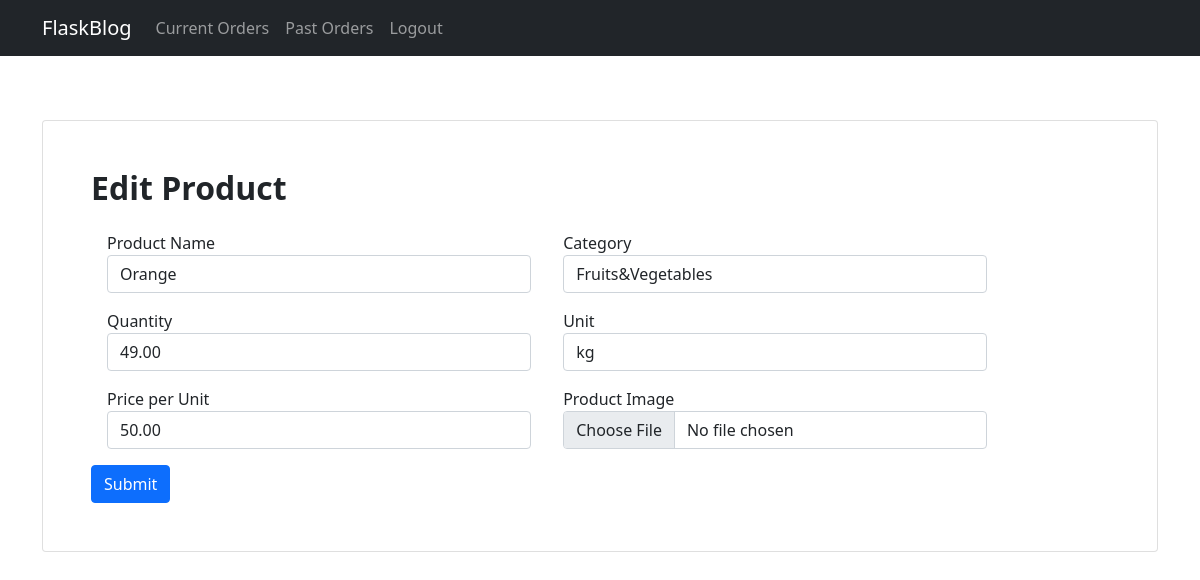
/product/2/edit (signed in), run on an earlier commit of the app's database.
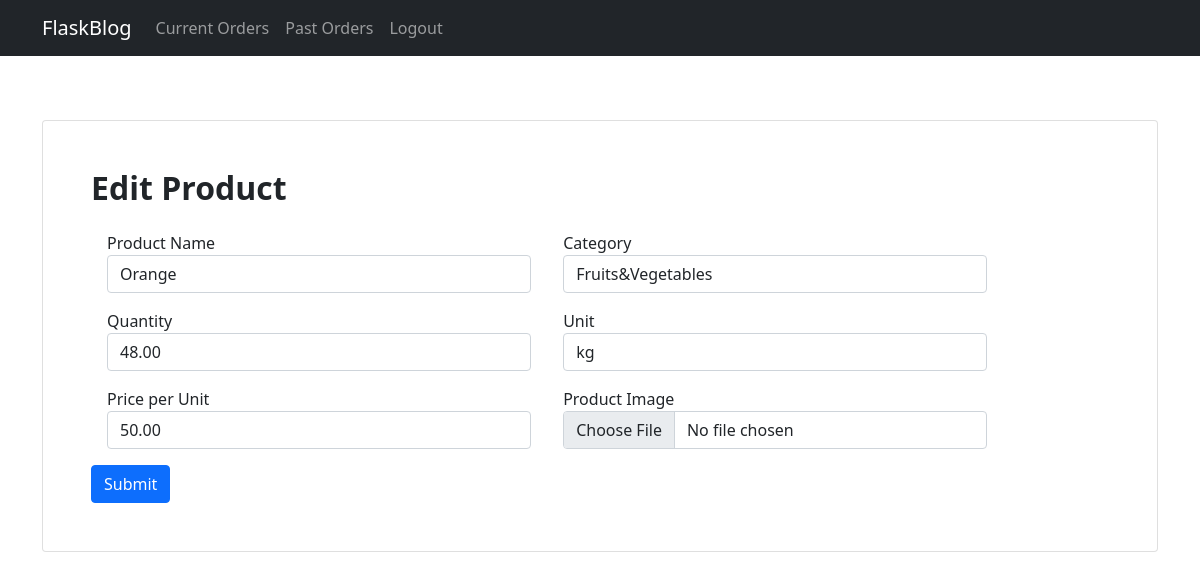
And on a later commit of the database.
### application/models.py (models this page shows)
class Products(db.Model):
    __tablename__ = 'products'
    id = db.Column(db.Integer, primary_key=True, autoincrement=True)
    name = db.Column(db.String(255), nullable=False)
    vendor = db.Column(db.Integer, db.ForeignKey('vendors.id'), nullable=False)
    image = db.Column(db.String(255), nullable=False)
    category = db.Column(db.String(255), nullable=False)
    price = db.Column(db.Numeric(10,2), nullable=False)
    qty = db.Column(db.Numeric(10,2), nullable=False)
    unit = db.Column(db.String(255), nullable=False)

### application/controllers.py (the view)
@app.route('/product/<int:id>/edit',methods=['GET','POST'])
@vendor_login_required
def edit_product(id):
    product = Products.query.filter_by(id=id).first()
    if product.vendor!= session['id']:
        flash('Unauthorized Access','danger')
        return redirect(url_for('login'))
    if request.method == 'POST':
        product.name = request.form['product_name']
        product.category = request.form['category']
        product.qty = request.form['qty']
        unit = request.form['unit']
        if unit=="None" and float(product.qty)!=float(product.qty)//1:
            flash("Unit Required for Fractional Quantity",'danger')
            return redirect(url_for('edit_product',id=id))
        if unit == "None":
            product.unit = ' '
        else:
            product.unit = unit
        product.price = request.form['price']
        product.vendor = session['id']
        image = request.files.get('image')
        if utils.not_allowed_file(image.filename):
            flash("invalid file type", "danger")
            return redirect(url_for('edit_product',id=id))
        if image.filename:
            path = os.path.join(app.config['UPLOAD_FOLDER'], product.image)
            os.remove(path)
            image.save(path)
        db.session.commit()
        flash('Product Edited','success')
        return redirect(url_for('vendor_home'))
    else:
        return render_template('edit_product.html',product=product)

### application/controllers.py (called while the page is built)
def vendor_login_required(f):
    @wraps(f)
    def wrap(*args, **kwargs):
        if 'type' in session and session['type'] == 'Vendor' and 'status' in session:
            return f(*args, **kwargs)
        else:
            flash('Unauthorized Access','danger')
            return redirect(url_for('login'))
    return wrap

### templates/edit_product.html (shortened to what this page needs)
{% extends 'base_vendor.html' %}
{% block content %}
<div class="container py-5">
    <div class="card">
        <div class="card-body p-5">
            <h2 class="fw-bold mb-4">Edit Product</h2>
            <form method='POST' enctype="multipart/form-data">
                <div class="d-flex flex-row align-items-center flex-wrap">
                    <div class="col-md-5 mb-3 mx-3">
                        <label>Product Name</label>
                        <input type="text" class="form-control" placeholder="Product Name" name="product_name" value={{product.name}} required>
                    </div>
                    <div class="col-md-5 mb-3 mx-3">
                        <label>Category</label>
                        <select class="custom-select form-control" name="category" required>
                            {% if product.category == "Fruits&Vegetables"%}
                            <option value="Fruits&Vegetables" selected>Fruits&Vegetables</option>
                            {% elif product.category == "Diary Items"%}
                            <option value="Other">Other</option>
                            <option value="Fruits&Vegetables">Fruits&Vegetables</option>
                            <option value="Diary Items" selected>Diary Items</option>
                            {% else%}
                            <option value="Other" selected>Other</option>
                            <option value="Fruits&Vegetables">Fruits&Vegetables</option>
                            <option value="Diary Items">Diary Items</option>
                            {%endif%}
                        </select>
                    </div>
                </div>
                <div class="d-flex flex-row align-items-center flex-wrap">
                    <div class="col-md-5 mb-3 mx-3">
                        <label>Quantity</label>
                        <input type="number" step=0.01 min=0 class="form-control" placeholder="Quantity" name="qty" value={{product.qty}}  required>
                    </div>
                    <div class="col-md-5 mb-3 mx-3">
                        <label>Unit</label>
                        <select class="custom-select form-control" name="unit"required>
                            {%if product.unit=="kg"%}
                            <option value="kg" selected>kg</option>
                            {%elif product.unit=="g"%}
                            <option value="None">Nos</option>
                            <option value="kg">kg</option>
                            <option value="g" selected>g</option>
                            <option value="L">L</option>
                            {%elif product.unit=="L"%}
                            <option value="None">Nos</option>
                            <option value="kg">kg</option>
                            <option value="g">g</option>
                            <option value="L" selected>L</option>
                            {%else%}
                            <option value="None"selected>Nos</option>
                            <option value="kg">kg</option>
                            <option value="g">g</option>
                            <option value="L">L</option>
                            {%endif%}
                        </select>
                    </div>
                </div>
                <div class="d-flex flex-row align-items-center flex-wrap">
                    <div class="col-md-5 mb-3 mx-3">
                        <label>Price per Unit</label>
                        <input type="number" step=0.01 min=0 class="form-control" placeholder="Price" name="price" value={{product.price}}  required/>
                    </div>
                    <div class="col-md-5 mb-3 mx-3">
                        <label>Product Image</label>
                        <input type="file" class="form-control" placeholder="Product Image" name="image" accept="image/*"/>
                    </div>
                </div>
                <input class="btn btn-primary" type="submit"></input>
            </form>
        </div>
    </div>
</div>
{% endblock %}

What changed in the data, as far as the page shows it:
changed Products "Orange": qty "49.00" → "48.00"
